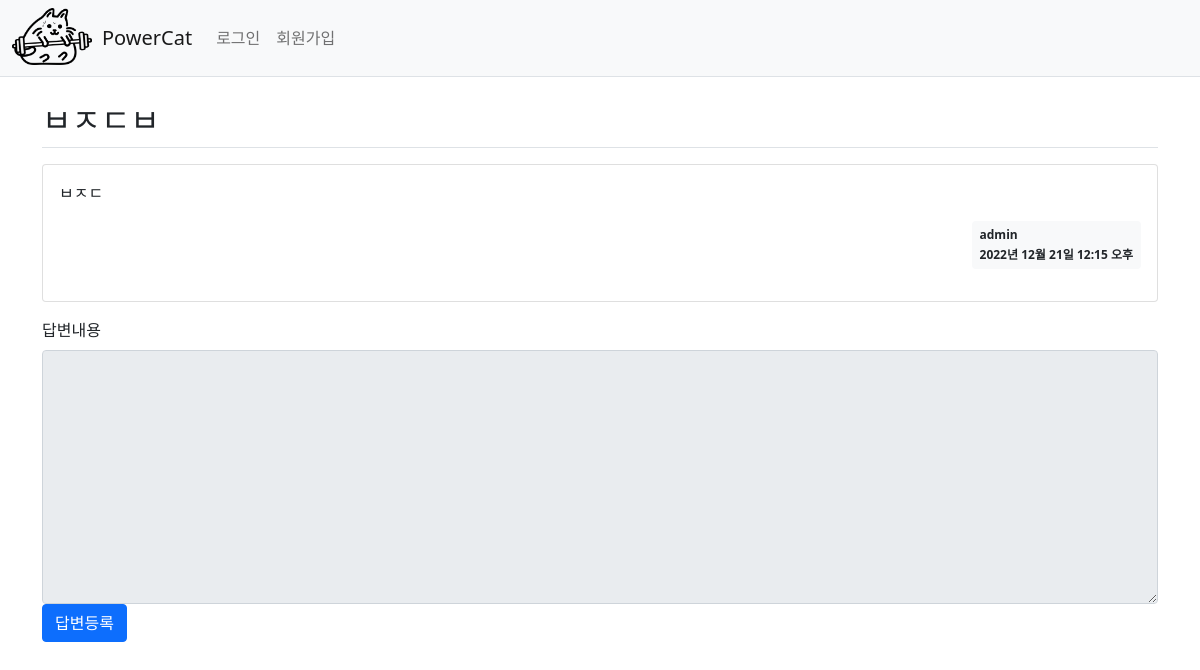
The app's page /pybo/9/ with its own data.
### pybo/models.py (models this page shows, shortened)
class Question(models.Model):
    author = models.ForeignKey(User, on_delete=models.CASCADE, related_name='author_question')
    subject = models.CharField(max_length=200)
    content = models.TextField()
    create_date = models.DateTimeField()
    modify_date = models.DateTimeField(null=True, blank=True)
    voter = models.ManyToManyField(User, related_name='voter_question')

### pybo/views/base_views.py (the view)
# urls.py: path('<int:question_id>/', views.detail, name="detail"),# int(숫자)를 받아 questuon_id에 보내겠다는 의미
def detail(request, question_id):
    question = get_object_or_404(Question, pk=question_id)
    context = {'question': question}
    return render(request,'pybo/question_detail.html', context)

### pybo/templatetags/pybo_filter.py (called while the page is built)
@register.filter
def mark(value):
    extensions = ["nl2br", "fenced_code"]
    return mark_safe(markdown.markdown(value, extensions=extensions))

### templates/pybo/question_detail.html (shortened to what this page needs)
{% extends 'base.html' %}
{% load pybo_filter %}
{% block content %}
<div class="container my-3">
    <h2 class="border-bottom py-2">{{ question.subject }}</h2>
    <div class="card my-3">
        <div class="card-body">
            <div class="card-text">{{ question.content|mark }}</div>
            <div class="d-flex justify-content-end">
                <div class="badge bg-light text-dark p-2 text-start">
                    <div class="mb-2">{{ question.author.username }}</div>
                    <div>{{ question.create_date }}</div>
                </div>
            </div>
        </div>
    </div>
    <form action="{% url 'pybo:answer_create' question.id %}" method="post" class="my-3">
        <div class="form-group">
            <label for="content" class="form-label">답변내용</label>
            <textarea {% if not user.is_authenticated %}disabled{% endif %} name="content" id="content" class="form-control" rows="10"></textarea>
        </div>
        <input type="submit" value="답변등록" class="btn btn-primary">
    </form>
</div>
{% endblock %}

### records on screen
Question: subject "ㅂㅈㄷㅂ", content|mark "ㅂㅈㄷ", author.username "admin", create_date "2022년 12월 21일 12:15 오후"
